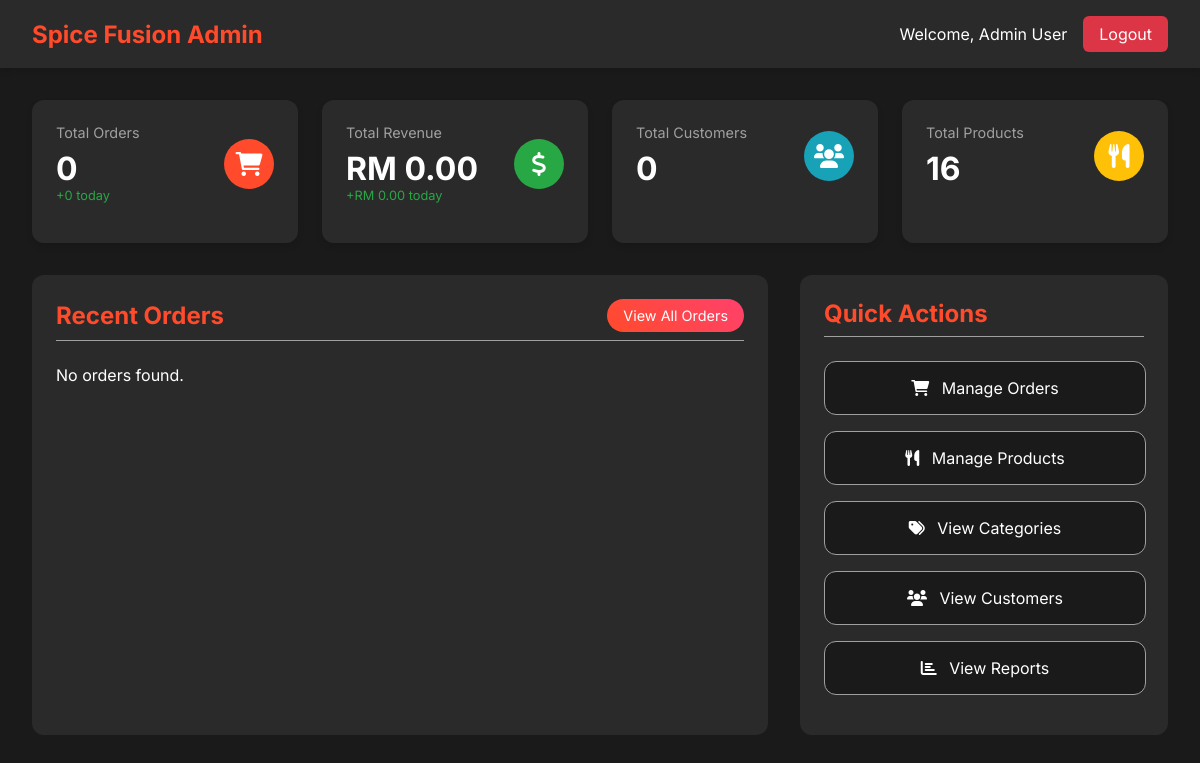
Page /admin/dashboard/dashboard.php (signed in) on the earlier database version.
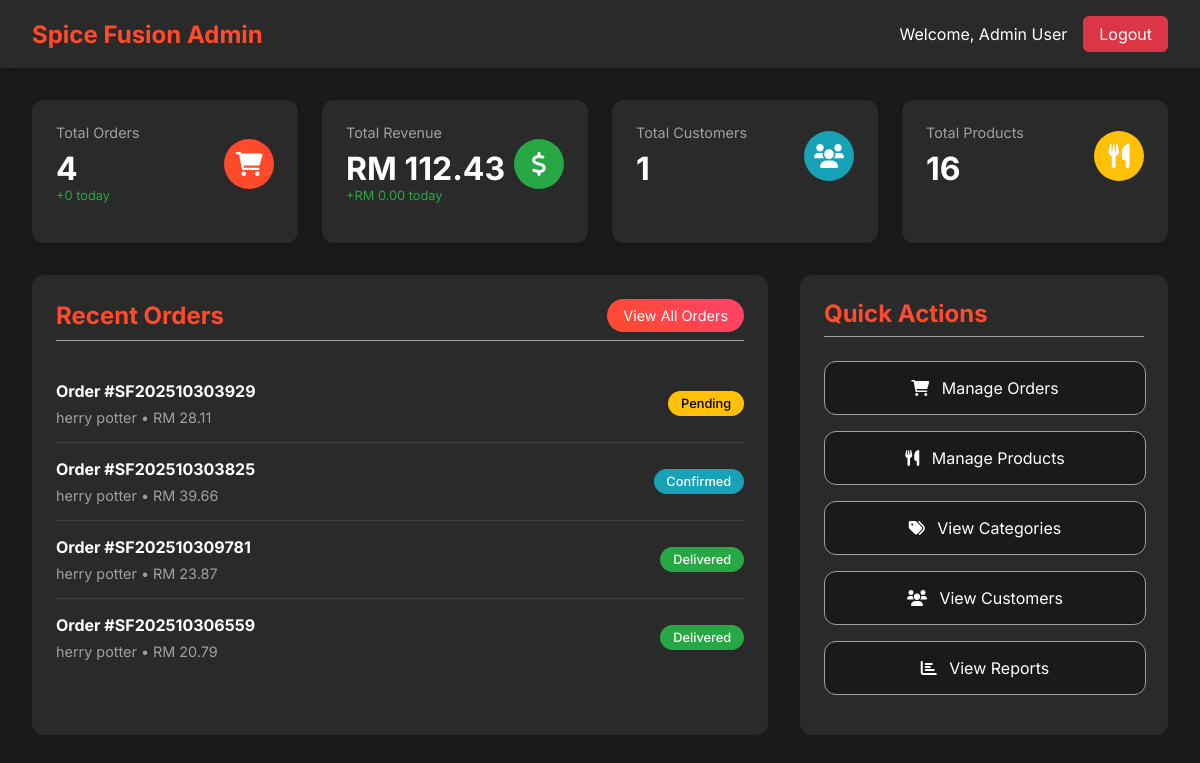
Same page on the later database version.
### tables this page shows
CREATE TABLE `order` (
  `order_id` int(11) NOT NULL,
  `user_id` int(11) NOT NULL,
  `address_id` int(11) DEFAULT NULL,
  `order_number` varchar(50) NOT NULL,
  `order_status` enum('Pending','Confirmed','Preparing','Ready','Out for Delivery','Delivered','Cancelled') DEFAULT 'Pending',
  `order_type` enum('Dine-in','Takeaway','Delivery') DEFAULT 'Delivery',
  `subtotal` decimal(10,2) NOT NULL,
  `tax_amount` decimal(10,2) DEFAULT 0.00,
  `delivery_fee` decimal(10,2) DEFAULT 0.00,
  `total_amount` decimal(10,2) NOT NULL,
  `special_instructions` text DEFAULT NULL,
  `estimated_delivery_time` timestamp NULL DEFAULT NULL,
  `actual_delivery_time` timestamp NULL DEFAULT NULL,
  `created_at` timestamp NOT NULL DEFAULT current_timestamp(),
  `updated_at` timestamp NOT NULL DEFAULT current_timestamp() ON UPDATE current_timestamp()
);

CREATE TABLE `user` (
  `user_id` int(11) NOT NULL,
  `username` varchar(50) NOT NULL,
  `email` varchar(100) NOT NULL,
  `password_hash` varchar(255) NOT NULL,
  `first_name` varchar(50) NOT NULL,
  `last_name` varchar(50) NOT NULL,
  `phone` varchar(20) DEFAULT NULL,
  `date_of_birth` date DEFAULT NULL,
  `gender` enum('Male','Female','Other') DEFAULT NULL,
  `profile_image` varchar(255) DEFAULT 'user.jpg',
  `is_active` tinyint(1) DEFAULT 1,
  `is_verified` tinyint(1) DEFAULT 0,
  `security_question_id` int(11) DEFAULT NULL,
  `security_answer_hash` varchar(255) DEFAULT NULL,
  `created_at` timestamp NOT NULL DEFAULT current_timestamp(),
  `updated_at` timestamp NOT NULL DEFAULT current_timestamp() ON UPDATE current_timestamp()
);

### admin/dashboard/dashboard.php (the view, shortened to what this page needs)
<?php
$pdo = getDBConnection();
$stats = [];
$stmt = $pdo->prepare("SELECT COUNT(*) FROM `order`");
$stmt->execute();
$stats['total_orders'] = $stmt->fetchColumn();
$stmt = $pdo->prepare("SELECT COUNT(*) FROM `order` WHERE order_status = 'Pending'");
$stmt->execute();
$stats['pending_orders'] = $stmt->fetchColumn();
$stmt = $pdo->prepare("SELECT SUM(total_amount) FROM `order` WHERE order_status != 'Cancelled'");
$stmt->execute();
$stats['total_revenue'] = $stmt->fetchColumn() ?: 0;
$stmt = $pdo->prepare("SELECT COUNT(*) FROM user WHERE is_active = 1");
$stmt->execute();
$stats['total_customers'] = $stmt->fetchColumn();
$stmt = $pdo->prepare("SELECT COUNT(*) FROM product WHERE is_available = 1");
$stmt->execute();
$stats['total_products'] = $stmt->fetchColumn();
$stmt = $pdo->prepare("
    SELECT o.*, u.first_name, u.last_name, u.email
    FROM `order` o
    JOIN user u ON o.user_id = u.user_id
    ORDER BY o.created_at DESC
    LIMIT 10
");
$stmt->execute();
$recent_orders = $stmt->fetchAll();
$stmt = $pdo->prepare("
    SELECT COUNT(*) FROM `order`
    WHERE DATE(created_at) = CURDATE()
");
$stmt->execute();
$today_orders = $stmt->fetchColumn();
$stmt = $pdo->prepare("
    SELECT SUM(total_amount) FROM `order`
    WHERE DATE(created_at) = CURDATE() AND order_status != 'Cancelled'
");
$stmt->execute();
$today_revenue = $stmt->fetchColumn() ?: 0;
?>
<!DOCTYPE html>
<html lang="en">
<head>
    <link rel="stylesheet" href="https://cdnjs.cloudflare.com/ajax/libs/font-awesome/6.0.0/css/all.min.css">
</head>
<body>
    <div class="admin-header">
        <div class="header-content">
            <div class="logo">
                <h1>Spice Fusion Admin</h1>
            </div>
            <div class="admin-info">
                <span class="admin-name">Welcome, <?php echo htmlspecialchars($_SESSION['admin_first_name'] . ' ' . $_SESSION['admin_last_name']); ?></span>
                <a href="../auth/logout.php" class="logout-btn">Logout</a>
            </div>
        </div>
    </div>
    <div class="dashboard-container">
        <div class="stats-grid">
            <div class="stat-card">
                <div class="stat-header">
                    <div>
                        <div class="stat-title">Total Orders</div>
                        <div class="stat-value"><?php echo number_format($stats['total_orders']); ?></div>
                        <div class="stat-change">+<?php echo $today_orders; ?> today</div>
                    </div>
                    <div class="stat-icon orders">
                        <i class="fas fa-shopping-cart"></i>
                    </div>
                </div>
            </div>
            <div class="stat-card">
                <div class="stat-header">
                    <div>
                        <div class="stat-title">Total Revenue</div>
                        <div class="stat-value">RM <?php echo number_format($stats['total_revenue'], 2); ?></div>
                        <div class="stat-change">+RM <?php echo number_format($today_revenue, 2); ?> today</div>
                    </div>
                    <div class="stat-icon revenue">
                        <i class="fas fa-dollar-sign"></i>
                    </div>
                </div>
            </div>
            <div class="stat-card">
                <div class="stat-header">
                    <div>
                        <div class="stat-title">Total Customers</div>
                        <div class="stat-value"><?php echo number_format($stats['total_customers']); ?></div>
                    </div>
                    <div class="stat-icon customers">
                        <i class="fas fa-users"></i>
                    </div>
                </div>
            </div>
            <div class="stat-card">
                <div class="stat-header">
                    <div>
                        <div class="stat-title">Total Products</div>
                        <div class="stat-value"><?php echo number_format($stats['total_products']); ?></div>
                    </div>
                    <div class="stat-icon products">
                        <i class="fas fa-utensils"></i>
                    </div>
                </div>
            </div>
        </div>
        <div class="content-grid">
            <div class="recent-orders">
                <div class="section-header">
                    <h2>Recent Orders</h2>
                    <a href="../orders/order.php" class="view-all-btn">View All Orders</a>
                </div>
                <?php if (empty($recent_orders)): ?>
                    <p>No orders found.</p>
                <?php else: ?>
                    <?php foreach ($recent_orders as $order): ?>
                        <div class="order-item">
                            <div class="order-info">
                                <h4>Order #<?php echo htmlspecialchars($order['order_number']); ?></h4>
                                <p><?php echo htmlspecialchars($order['first_name'] . ' ' . $order['last_name']); ?> • RM <?php echo number_format($order['total_amount'], 2); ?></p>
                            </div>
                            <div class="order-status status-<?php echo strtolower($order['order_status']); ?>">
                                <?php echo htmlspecialchars($order['order_status']); ?>
                            </div>
                        </div>
                    <?php endforeach; ?>
                <?php endif; ?>
            </div>
            <div class="quick-actions">
                <div class="section-header">
                    <h2>Quick Actions</h2>
                </div>
                <a href="../orders/order.php" class="action-btn">
                    <i class="fas fa-shopping-cart"></i>
                    Manage Orders
                </a>
                <a href="../products/product.php" class="action-btn">
                    <i class="fas fa-utensils"></i>
                    Manage Products
                </a>
                <a href="../categories/categories.php" class="action-btn">
                    <i class="fas fa-tags"></i>
                    View Categories
                </a>
                <a href="../members/member.php" class="action-btn">
                    <i class="fas fa-users"></i>
                    View Customers
                </a>
                <a href="../reports/report.php" class="action-btn">
                    <i class="fas fa-chart-bar"></i>
                    View Reports
                </a>
            </div>
        </div>
    </div>
</body>
</html>

### admin/dashboard/dashboard.php (style rules this page uses)
:root { --primary-color: #FF4B2B; --secondary-color: #FF416C; --background-dark: #1a1a1a; --text-light: #ffffff; --text-gray: #a0a0a0; --card-bg: #2a2a2a; --success-color: #28a745; --danger-color: #dc3545; --warning-color: #ffc107; --info-color: #17a2b8; --gradient-primary: linear-gradient(45deg, var(--primary-color), var(--secondary-color)); --shadow-soft: 0 4px 6px rgba(0, 0, 0, 0.1); --shadow-strong: 0 8px 16px rgba(0, 0, 0, 0.2); --border-radius: 12px; --transition: all 0.3s ease; }
body { font-family: 'Inter', sans-serif; margin: 0; padding: 0; background-color: var(--background-dark); color: var(--text-light); }
.admin-header { background: var(--card-bg); padding: 1rem 2rem; box-shadow: var(--shadow-soft); position: sticky; top: 0; z-index: 100; }
.header-content { max-width: 1400px; margin: 0 auto; display: flex; justify-content: space-between; align-items: center; }
.logo { display: flex; align-items: center; gap: 1rem; }
.logo h1 { color: var(--primary-color); margin: 0; font-size: 1.5rem; }
.admin-info { display: flex; align-items: center; gap: 1rem; }
.admin-name { color: var(--text-light); }
.logout-btn { background: var(--danger-color); color: var(--text-light); border: none; padding: 0.5rem 1rem; border-radius: 6px; cursor: pointer; text-decoration: none; transition: var(--transition); }
.dashboard-container { max-width: 1400px; margin: 2rem auto; padding: 0 2rem; }
.stats-grid { display: grid; grid-template-columns: repeat(auto-fit, minmax(250px, 1fr)); gap: 1.5rem; margin-bottom: 2rem; }
.stat-card { background: var(--card-bg); padding: 1.5rem; border-radius: var(--border-radius); box-shadow: var(--shadow-soft); transition: var(--transition); }
.stat-header { display: flex; justify-content: space-between; align-items: center; margin-bottom: 1rem; }
.stat-icon { width: 50px; height: 50px; border-radius: 50%; display: flex; align-items: center; justify-content: center; font-size: 1.5rem; color: var(--text-light); }
.stat-icon.orders { background: var(--primary-color); }
.stat-icon.revenue { background: var(--success-color); }
.stat-icon.customers { background: var(--info-color); }
.stat-icon.products { background: var(--warning-color); }
.stat-title { color: var(--text-gray); font-size: 0.9rem; margin-bottom: 0.5rem; }
.stat-value { font-size: 2rem; font-weight: 700; color: var(--text-light); }
.stat-change { font-size: 0.8rem; color: var(--success-color); }
.content-grid { display: grid; grid-template-columns: 2fr 1fr; gap: 2rem; }
.recent-orders { background: var(--card-bg); border-radius: var(--border-radius); padding: 1.5rem; }
.section-header { display: flex; justify-content: space-between; align-items: center; margin-bottom: 1.5rem; padding-bottom: 0.5rem; border-bottom: 1px solid var(--text-gray); }
.section-header h2 { color: var(--primary-color); margin: 0; }
.view-all-btn { background: var(--gradient-primary); color: var(--text-light); border: none; padding: 0.5rem 1rem; border-radius: 20px; cursor: pointer; text-decoration: none; font-size: 0.9rem; transition: var(--transition); }
.order-item { display: flex; justify-content: space-between; align-items: center; padding: 1rem 0; border-bottom: 1px solid rgba(255, 255, 255, 0.1); }
.order-item:last-child { border-bottom: none; }
.order-info h4 { margin: 0 0 0.5rem; color: var(--text-light); }
.order-info p { margin: 0; color: var(--text-gray); font-size: 0.9rem; }
.order-status { padding: 0.3rem 0.8rem; border-radius: 20px; font-size: 0.8rem; font-weight: 500; }
.status-pending { background: var(--warning-color); color: #000; }
.status-confirmed { background: var(--info-color); color: #fff; }
.status-delivered { background: var(--success-color); color: #fff; }
.quick-actions { background: var(--card-bg); border-radius: var(--border-radius); padding: 1.5rem; }
.action-btn { display: block; width: 90%; padding: 1rem; margin-bottom: 1rem; background: var(--background-dark); color: var(--text-light); border: 1px solid var(--text-gray); border-radius: var(--border-radius); text-decoration: none; text-align: center; transition: var(--transition); }
.action-btn i { margin-right: 0.5rem; }

Differences in the rows shown:
added order: order_id "4", order_number "SF202510303929", user.last_name "herry potter", total_amount "28.11", order_status "Pending"
added order: order_number "SF202510303825", user.last_name "herry potter", total_amount "39.66", order_status "Confirmed"
added order: order_number "SF202510309781", user.last_name "herry potter", total_amount "23.87", order_status "Delivered"
added order: order_number "SF202510306559", user.last_name "herry potter", total_amount "20.79", order_status "Delivered"
Other differences:
$stats['total_revenue']: "0.00" → "112.43"
$stats['total_customers']: "0" → "1"
$stats['total_orders']: "0" → (not shown)
text no longer shown: "No orders found."
